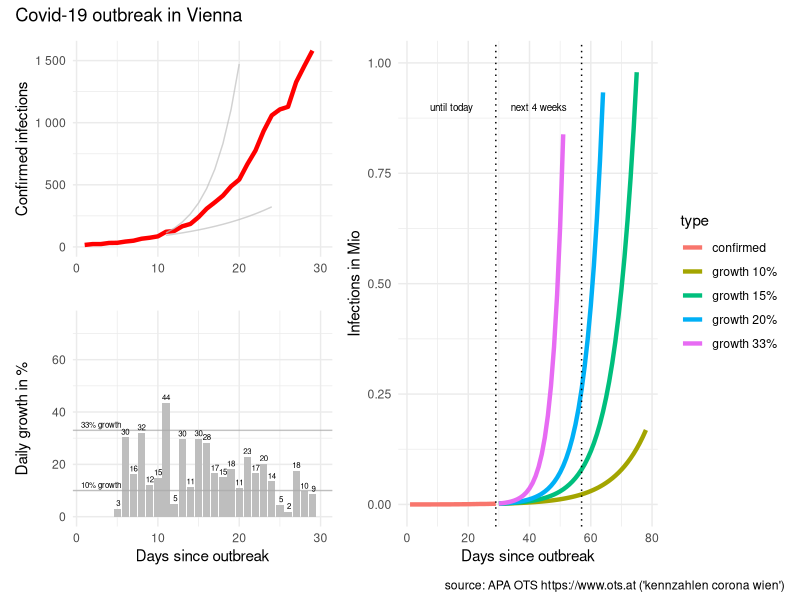
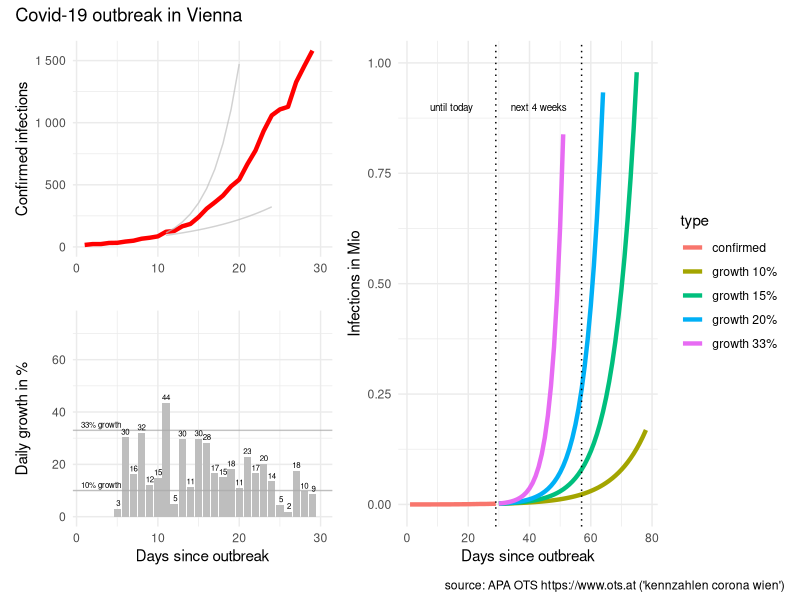

Source code (R) for these figures, in order:
# packages
library(tidyverse)
library(scales)
library(patchwork)

# reported infections
# source: APA OTS (https://www.ots.at)
# keywords: "kennzahlen corona wien"
infected <- c(
   16, #"2020-03-05"
   23, #"2020-03-06"
   23, #"2020-03-07"
   32, #"2020-03-08"
   33, #"2020-03-09"
   43, #"2020-03-10"
   50, #"2020-03-11"
   66, #"2020-03-12"
   74, #"2020-03-13"
   85, #"2020-03-14"
  122, #"2020-03-15"
  128, #"2020-03-16"
  166, #"2020-03-17"
  185, #"2020-03-18"
  240, #"2020-03-19"
  308, #"2020-03-20"
  359, #"2020-03-21"
  413, #"2020-03-22"
  488, #"2020-03-23"
  542, #"2020-03-24"
  666, #"2020-03-25"
  776, #"2020-03-26"
  933, #"2020-03-27"
 1059, #"2020-03-28"
 1107, #"2020-03-29"
 1128, #"2020-03-30"
 1327, #"2020-03-31"
 1456, #"2020-04-01"
 1580  #"2020-04-02"
)

# prepare data
data <- tibble(infected = infected)

data <- data %>% 
  mutate(type = "confirmed",
         day = row_number()) %>% 
  arrange(day) %>% 
  mutate(new_abs = infected - lag(infected),
         new_pct = new_abs / lag(infected) * 100)

# predict
predict_corona <- function(data, infection_rate, days)  {
  
  future <- seq(from = max(data$day) + 1, to = max(data$day)+days-1)
  infected_all <- NULL
  infected_act <- max(data$infected)
  infected_predict <- NULL
  for (i in seq_along(future))  {
    infected_act <- infected_act * infection_rate
    infected_all <- c(infected_all, infected_act)
  }
  
  data2 <- tibble(type = paste0("growth ", (infection_rate-1)*100,"%"),
                  day = future, 
                  infected = infected_all)
  data2
  
} # predict_corona

# predict for different growth
predict_days <- 50 #57

data_50 <- data %>% 
  predict_corona(infection_rate = 1.50, days = predict_days)

data_40 <- data %>% 
  predict_corona(infection_rate = 1.40, days = predict_days)

data_33 <- data %>% 
  predict_corona(infection_rate = 1.33, days = predict_days)

data_20 <- data %>% 
  predict_corona(infection_rate = 1.20, days = predict_days)

data_15 <- data %>% 
  predict_corona(infection_rate = 1.15, days = predict_days)

data_10 <- data %>% 
  predict_corona(infection_rate = 1.10, days = predict_days)

# combine dataset
data_plot <- data %>% 
  bind_rows(data_33, data_20, data_15, data_10)


# visualise data
# infected
last_day <- length(data$infected)
p0 <- data_plot %>% 
  mutate(infected_M = infected / 1000000) %>%
  ggplot(aes(day, infected_M, color = type)) + 
  geom_line(size = 1.5) +
  geom_vline(xintercept = c(last_day, last_day + 28), 
             linetype = "dotted") +
  ylim(0,1) +
  xlab("Days since outbreak") +
  ylab("Infections in Mio") + 
  #ggtitle("Covid-19 outbreak in Vienna") +
  theme_minimal()+
  annotate("text", last_day/2, 0.9, 
           label = "until today", size = 2.5) +
  annotate("text", last_day+14, 0.9, 
           label = "next 4 weeks", size = 2.5)

#############################################

# data for reference line 33% growth (Austria)
data_line_start <- tibble(
  day = 10,
  infected = 85
)

# predict 10%/33% growth (days since 50 cases)
data_line10 <- predict_corona(
  data_line_start,
  infection_rate = 1.10,
  days = 15)

data_line33 <- predict_corona(
  data_line_start,
  infection_rate = 1.33,
  days = 15)

# infected
p1 <- data %>% 
  mutate(infected_M = infected / 1000000) %>% 
  ggplot(aes(day, infected)) + 
  geom_line(size = 1.5, color = "red") +
  geom_line(data = data_line10, 
            aes(day,infected), color = "grey", alpha = 0.7) +
  geom_line(data = data_line33, 
            aes(day,infected), color = "grey", alpha = 0.7) +
  xlim(c(1,length(infected)+1)) +
  #ylim(0,max(infected)) +
  scale_y_continuous(labels=function(x) format(x, big.mark = " ", scientific = FALSE),
                     limits=c(0,max(infected)) ) +
  #  xlab("Days since outbreak") +
  xlab("") +
  ylab("Confirmed infections") + 
#  ggtitle("Covid-19 outbreak in Vienna") +
  theme_minimal()
  
# daily growth infected
p2 <- data %>% 
  filter(day >= 5) %>% 
  ggplot(aes(day, new_pct)) +
  geom_col(fill = "grey") +
  geom_hline(yintercept = 10, color = "darkgrey", alpha = 0.7) +
  geom_hline(yintercept = 33, color = "darkgrey", alpha = 0.7) +
  geom_text(aes(day, new_pct, 
                label = paste0(format(new_pct, digits=1))),
            size = 2, vjust = "bottom", nudge_y = 1) +
  xlim(c(1,length(infected)+1)) +
  ylim(c(0,75)) +
  xlab("Days since outbreak") +
  ylab("Daily growth in %") + 
#  ggtitle("Covid-19 outbreak in Vienna") +
  theme_minimal() +
  annotate("text", 3, 10+1, 
           label = "10% growth",
           size = 2,vjust = "bottom")  +
  annotate("text", 3, 33+1, 
           label = "33% growth",
           size = 2,vjust = "bottom") 
  

# combine plots
p <- ((p1 / p2) | p0) + plot_annotation('Covid-19 outbreak in Vienna',
                            caption = "source: APA OTS https://www.ots.at ('kennzahlen corona wien')")
# plot
p

# save plot
p %>% ggsave(filename = "covid-19-vienna.png", 
             device = "png",
             width = 7, height = 4)
